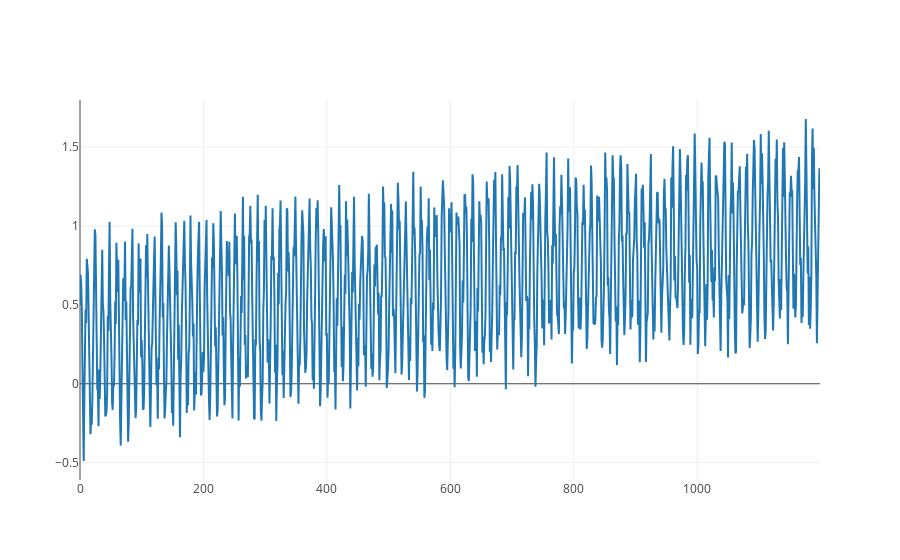

Write notebook code for a chart like this one.
### Markdown cell above
## Generating the Data and Visualizing It

The data is basically random gaussian noise, combined with a logarthmic trend, and a cosine-waveform of seasonality with a period of 12 units. In other words, you can think of this data as representing some time series over one hundred years with yearly seasonality.

### Code cell
size = 1200
x = np.arange(size)
com1 = np.random.rand(size)*.5
com2 = np.log(np.linspace(1,2,size))
com3 = np.array([np.cos(2*np.pi*np.arange(12)/12)*.5 for i in range(100)]).reshape(size,)
ts = com1+com2+com3

trace = go.Scatter(
    x=x,
    y=ts
)

fig = [trace]
iplot(fig)

### Figure 1 — Plotly figure (JSON) as saved in the notebook; plotly's stock layout.template omitted (floating-point values rounded to 4 significant figures; data arrays with more than 128 entries replaced by an {"elided": "..."} marker saying what was removed)
{"data": [{"type": "scatter", "x": {"elided": "1200 int values"}, "y": {"elided": "1200 float values"}}], "layout": {}}
